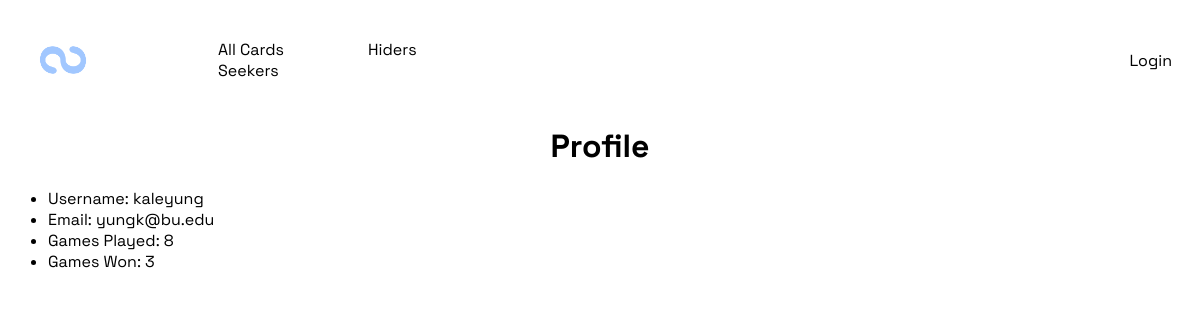
The app's page /profile/3, older data.
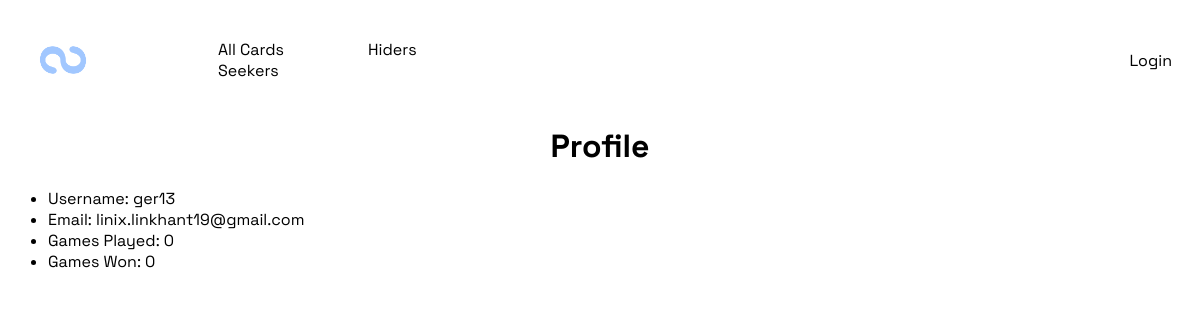
The same page, newer data.
### game/models.py (models this page shows, shortened)
class Profile(models.Model):
    username = models.CharField(max_length=120)
    email = models.EmailField()
    games_played = models.IntegerField(default=0)
    games_won = models.IntegerField(default=0)
    user = models.OneToOneField(User, on_delete=models.CASCADE)

### game/views.py (the view, shortened to what this page needs)
# urls.py: path(r'profile/<int:pk>', views.ShowProfileView.as_view(), name='show_profile'), # page for showing a specific profile
class ShowProfileView(DetailView):
    model = Profile
    template_name = 'game/show_profile.html'
    context_object_name = 'profile'

### game/templates/game/show_profile.html (shortened to what this page needs)
{% extends 'game/base.html' %}
{% block content %}
    <h1>Profile</h1>
    <ul>
        <li>Username: {{ profile.username }}</li>
        <li>Email: {{ profile.email }}</li>
        <li>Games Played: {{ profile.games_played }}</li>
        <li>Games Won: {{ profile.games_won }}</li>
    </ul>
{% endblock %}

### game/templates/game/base.html (shortened to what this page needs)
{% load static %}
<html>
    <head>
        <link rel="stylesheet" href="{% static 'style.css' %}">
    </head>
    <body>
        <header>
            <nav>
                <img src="{% static 'images/logo.png' %}" alt="logo">
                <ul>
                    <li><a href="{% url 'show_all_cards' %}">All Cards</a></li>
                    <li><a href="{% url 'show_all_hiders' %}">Hiders</a></li>
                    <li><a href="{% url 'show_all_seekers' %}">Seekers</a></li>
                </ul>
                {% if user.is_authenticated %}
                    <a class="profile-header" href="{% url 'show_profile' user.profile.pk %}">Profile</a>
                {% else %}
                    <a class="profile-header" href="{% url 'create_profile' %}">Login</a>
                {% endif %}
            </nav>
        </header>
        {% block content %}
        {% endblock %}
    </body>
</html>

### static/style.css (style rules this page uses)
body { margin-top: 25px; font-family: 'Space Grotesk', sans-serif; }
header { display: flex; align-items: center; }
header * { display: inline; color: black; text-decoration: none; }
header img { height: 50px; width: auto; }
nav { display: flex; align-items: center; }
nav * { margin: 20px; margin-top: 10px; }
.profile-header { margin-left: 485px; }
h1 { text-align: center; }

Row changes from the older to the newer data that the page shows:
changed Profile: username "kaleyung" → "ger13"; email "yungk@bu.edu" → "linix.linkhant19@gmail.com"; games_played "8" → "0"; games_won "3" → "0"
